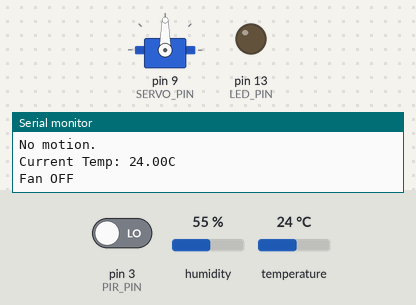
A sketch run on a simulated Arduino Uno, built with avr-gcc and run on an emulated ATmega328P. Shown: servo, output pins drawn as LEDs (lit = HIGH), the last lines printed to the serial monitor. The inputs (shaded band) are chosen by the test bench; at power-on: temperature 24 °C, pin 3 (PIR_PIN) LOW, humidity 55 %.

Above: at 2.8 s.
2.9 s: temperature set to 26 °C
5.2 s: temperature set to 29 °C
At 7.2 s:
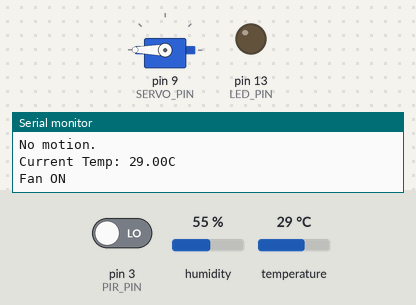
7.5 s: pin 3 (PIR_PIN) driven HIGH
At 8.5 s:
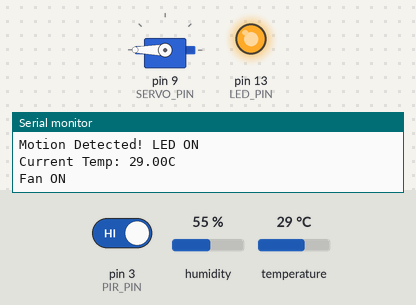
9.6 s: temperature set to 12 °C
At 10.9 s:
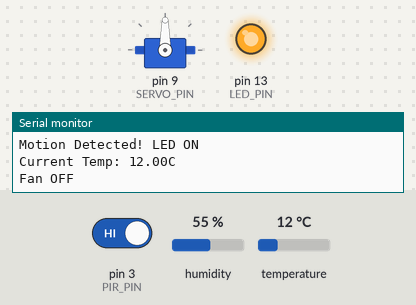
11.6 s: temperature set to 28 °C
At 13.3 s:
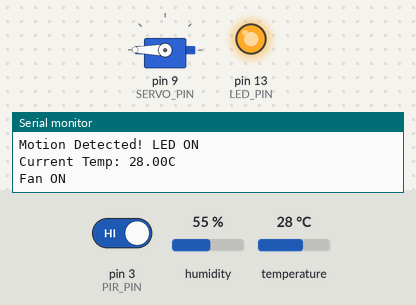
13.6 s: temperature set to 19 °C
At 14.6 s:
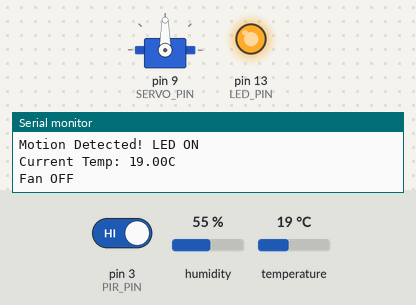
Timing chart, 0 to 16.6 s (numbered marks = the images above; inputs shaded):
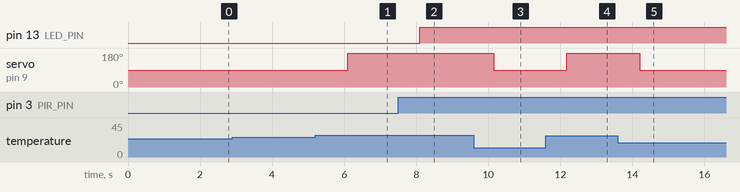

Measured:
- the behaviour switches between 27 and 28 °C on temperature (found by bisection; images 0 and 1)
- after the input at 5.2 s, servo on pin 9 (SERVO_PIN): 90° → 180° after 0.90 s
- after the input at 7.5 s, pin 13 (LED_PIN): LOW → HIGH after 0.60 s
- after the input at 9.6 s, servo on pin 9 (SERVO_PIN): 180° → 90° after 0.55 s
- after the input at 11.6 s, servo on pin 9 (SERVO_PIN): 90° → 180° after 0.57 s
- after the input at 13.6 s, servo on pin 9 (SERVO_PIN): 180° → 90° after 0.60 s

The sketch:

finalchorecode.ino
```cpp
#include <DHT.h>
#include <Servo.h>

#define DHTPIN 2
#define DHTTYPE DHT11
#define SERVO_PIN 9
#define PIR_PIN 3        // Pin for the PIR sensor
#define LED_PIN 13       // Pin for the LED

DHT dht(DHTPIN, DHTTYPE);
Servo fanServo;

void setup() {
  Serial.begin(9600);

  // Initialize DHT and Servo
  dht.begin();
  fanServo.attach(SERVO_PIN);
  fanServo.write(90);

  // Initialize PIR and LED pins
  pinMode(PIR_PIN, INPUT);   // PIR is an input
  pinMode(LED_PIN, OUTPUT);  // LED is an output
}

void loop() {
  // --- Motion Detection Logic ---
  int motionDetected = digitalRead(PIR_PIN);

  if (motionDetected == HIGH) {
    digitalWrite(LED_PIN, HIGH); // Turn LED ON
    Serial.println("Motion Detected! LED ON");
  } else {
    digitalWrite(LED_PIN, LOW);  // Turn LED OFF
    Serial.println("No motion.");
  }

  // --- Temperature Logic ---
  float temperature = dht.readTemperature();

  if (isnan(temperature)) {
    Serial.println("Failed to read from DHT sensor!");
  } else {
    Serial.print("Current Temp: ");
    Serial.print(temperature);
    Serial.println("C");

    if (temperature > 27) {
      fanServo.write(180);
      Serial.println("Fan ON");
    } else {
      fanServo.write(90);
      Serial.println("Fan OFF");
    }
  }

  // Note: PIR sensors are very fast, but DHT sensors need time.
  // This delay affects both. For better responsiveness,
  // you might consider using millis() in the future!
  delay(1000);
}
```
